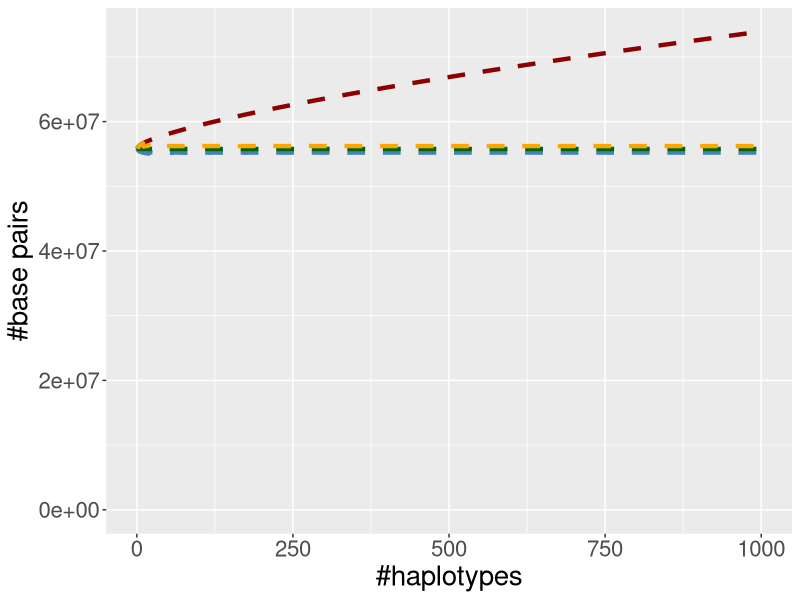
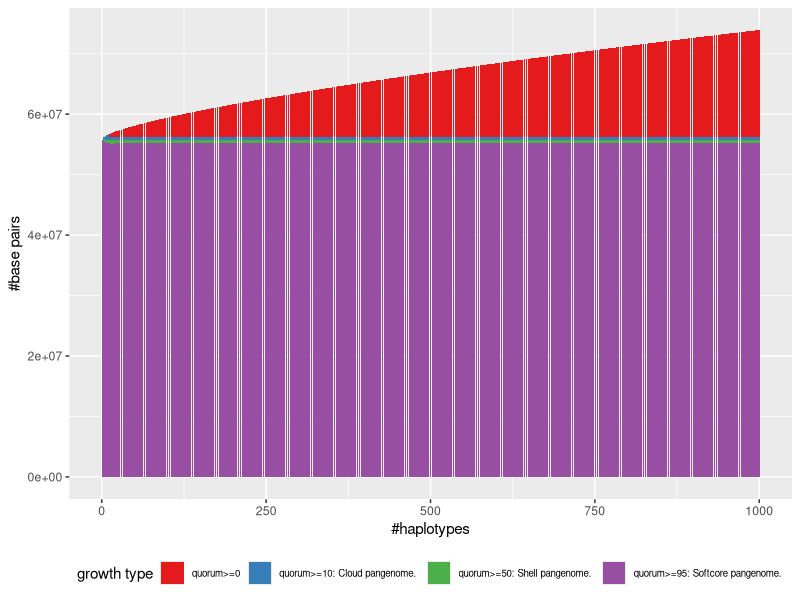
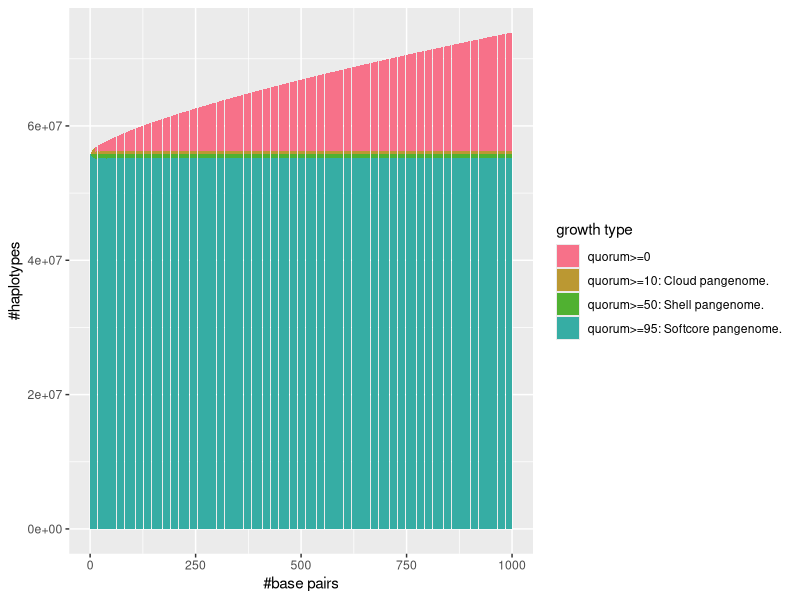
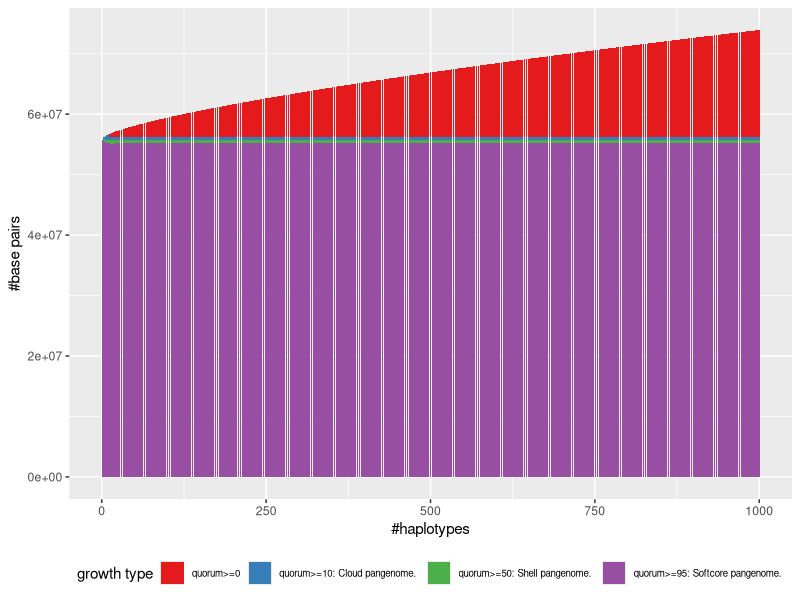
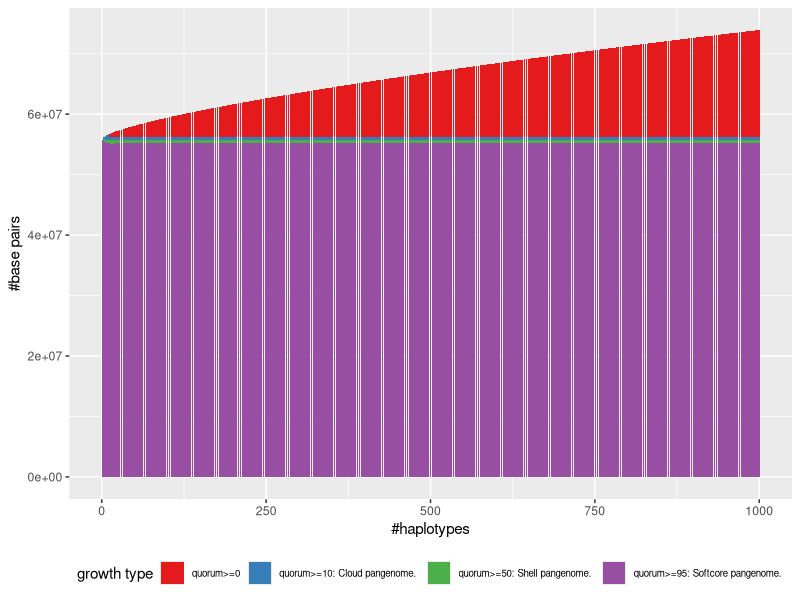

Recreate these plots in R, in order.
require(ggplot2)

setwd("/home/heumos/git/pangenome-paper/results/")

chr19_hg <- read.table("chr19.1000.fa.gz.gfaffix.unchop.Ygs.og.crush.gfa.histgrowth.095.tsv", sep = "\t", as.is = T, skip = 6)
colnames(chr19_hg) <- c("#haps", "quorum>=0", "quorum>=95: Softcore pangenome. ", "quorum>=50: Shell pangenome. ", "quorum>=10: Cloud pangenome. ")

g <- ggplot(chr19_hg, aes(x = `#haps`)) +
  aes(x = `#haps`) + #, y = chr19_hg$`quorum>=0`) + 
  #geom_point() +
  xlab("#haplotypes") +
  ylab("#base pairs") +
  geom_line(aes(y =`quorum>=0`), color = "darkred", linewidth = 1.5, linetype = "dashed") + 
  geom_line(aes(y = `quorum>=95: Softcore pangenome. `), color = "steelblue", linewidth = 1.5, linetype = "dashed") + 
  geom_line(aes(y = `quorum>=50: Shell pangenome. `), color = "darkgreen", linewidth = 1.5, linetype = "dashed") + 
  geom_line(aes(y = `quorum>=10: Cloud pangenome. `), color = "orange", linewidth = 1.5, linetype = "dashed") + 
  ylim(0, max(chr19_hg$`quorum>=0`)) +
  theme(text = element_text(size=20))
g

chr19_save <- chr19_hg
chr19_save$`quorum>=50: Shell pangenome. ` <- chr19_hg$`quorum>=50: Shell pangenome. ` - chr19_hg$`quorum>=95: Softcore pangenome. `
chr19_save$`quorum>=10: Cloud pangenome. ` <- chr19_hg$`quorum>=10: Cloud pangenome. ` - chr19_hg$`quorum>=50: Shell pangenome. `
chr19_save$`quorum>=0` <- chr19_hg$`quorum>=0` - chr19_hg$`quorum>=10: Cloud pangenome. `

species <- seq(1, 1000)
condition <- c(rep(c("quorum>=0"), 1000),rep(c("quorum>=95: Softcore pangenome. "), 1000),rep(c("quorum>=50: Shell pangenome. "), 1000),rep(c("quorum>=10: Cloud pangenome. "), 1000))
condition <- factor(condition, levels = c("quorum>=0", "quorum>=10: Cloud pangenome. ", "quorum>=50: Shell pangenome. ", "quorum>=95: Softcore pangenome. "))
value <- c(chr19_save$`quorum>=0`,chr19_save$`quorum>=95: Softcore pangenome. `, chr19_save$`quorum>=50: Shell pangenome. `, chr19_save$`quorum>=10: Cloud pangenome. `)
data2 <- data.frame(species,condition,value)

# Stacked
p <-ggplot(data2, aes(fill=condition, y=value, x=species)) + 
  geom_bar(stat="identity", position = "stack") +
  scale_fill_manual(values=c("#e41a1c", 
                             "#377eb8", 
                             "#4daf4a", 
                             "#984ea3"))  + labs(fill='growth type') + xlab("#haplotypes") + ylab("#base pairs") +
  theme(legend.position="bottom") +
  theme(legend.text=element_text(size=7))
p
ggsave("chr19_histgrowth.pdf", p, width = 8, height = 5)
ggsave("chr19_histgrowth.png", p, width = 8.5, height =5)

# original panacus colors
p <-ggplot(data2, aes(fill=condition, y=value, x=species)) + 
  geom_bar(stat="identity", position = "stack") +
  scale_fill_manual(values=c('#f77189', '#bb9832', '#50b131', '#36ada4', '#3ba3ec', '#e866f4'))  + labs(fill='growth type') + xlab("#base pairs") + ylab("#haplotypes")
p
